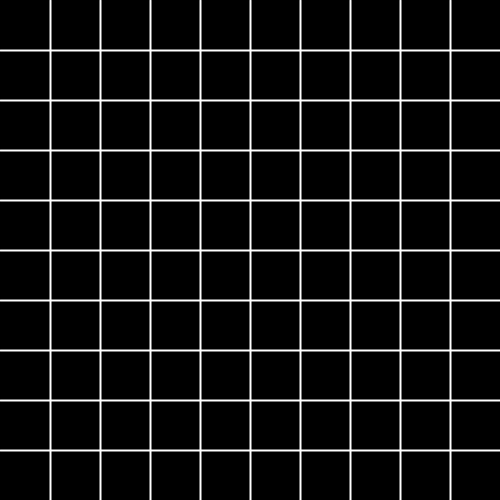
Frame 1 (no input)
Frame 60 (the mouse pressed at the canvas centre just before this capture): identical to frame 1, image omitted
Frame 120 (the mouse held since frame 60 and released just before this capture): identical to frame 1, image omitted

The Processing sketch that drew this single still picture (run headless with seeded random() and noise(); from frame 60 on, the mouse is pressed at the canvas centre):

// Processing sketch: while_grid
// ── while_grid.pde
float x = 0;
float y = 0;

void setup() {
  size(500, 500);
}


void draw() {
  background(0);
  // hacer una reticula
  x = 50; 
  while (x < width) {
    stroke(255);
    strokeWeight(2);
    line(x, 0, x, height);
    x = x+50;
  }
  y = 50; 
  while (y < height) {
    stroke(255);
    strokeWeight(2);
    line(0, y, width, y );
    y = y+50;
  }
}
